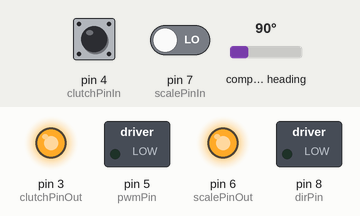
The sketch below on a simulated Arduino Uno, built with avr-gcc and run on an emulated ATmega328P. Parts: switched loads named in the sketch (green lamp = pin HIGH), output pins drawn as LEDs (lit = HIGH). The inputs (shaded band) are chosen by the test bench; at power-on: pin 4 (clutchPinIn) HIGH, pin 7 (scalePinIn) LOW, compass heading 90°. What the sketch prints to the serial monitor is not drawn.

Above: at 0.1 s.
Timing chart, 0 to 1.6 s (numbered marks = the images above):
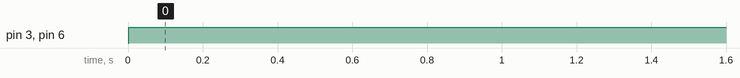

The sketch:

teleoperation_master.ino
```cpp
// ME 327 Assignment 5 Remote Teleoperation Code
// 5/27/2020 Zonghe Chua + 4/24/2022 Nathan Kau

//-------------------------
// Parameters that define what environment to render
#define BILATERAL
//#define FEEDBACK
#define RESTRICTION


// Includes
#include <math.h>
#include <AS5048A.h>

// the sensor CSn pin is connected to pin 10
AS5048A angleSensor(10);

// Pin declares
int pwmPin = 5; // PWM output pin for motor 1
int dirPin = 8; // direction output pin for motor 1
int sensorPosPin = A2; // input pin for MR sensor
int fsrPin = A3; // input pin for FSR sensor
int clutchPinOut = 3;
int clutchPinIn = 4;

int scalePinOut = 6;
int scalePinIn = 7;

// Position tracking variables
//------------------------------------------------------------------------------------------

//Leader variables
long updatedPos = 0;     // keeps track of the latest updated value of the MR sensor reading
int rawPos = 0;         // current raw reading from MR sensor
int lastRawPos = 0;     // last raw reading from MR sensor
int lastLastRawPos = 0; // last last raw reading from MR sensor
int flipNumber = 0;     // keeps track of the number of flips over the 180deg mark
int tempOffset = 0;
int rawDiff = 0;
int lastRawDiff = 0;
int rawOffset = 0;
int lastRawOffset = 0;
const int flipThresh = 15000;  // threshold to determine whether or not a flip over the 180 degree mark occurred
boolean flipped = false;
double OFFSET = 15000;
double OFFSET_NEG = 15;

boolean clutch_stat = false;
boolean clutch_stat_prev = false;
boolean scale_stat = false;
boolean scale_stat_prev = false;

// Kinematic variables
//------------------------------------------------------------------------------------------

// Leader Variables
float xh = 0;           // position of the handle [m]
float theta_s = 0;      // Angle of the sector pulley in deg
float xh_prev;          // Distance of the handle at previous time step
float xh_prev2;
float dxh;              // Velocity of the handle
float dxh_prev;
float dxh_prev_prev;
float dxh_filt;         // Filtered velocity of the handle
float dxh_filt_prev;
float dxh_filt_prev_prev;
float hold_pos = 0;
float hold_pos_prev = 0;
float scale_pos = 0;
float descale_pos = 0;
double xh_min = -0.045;
double xh_max = 0.15;
double scale_dist = 0;

// Follower variables
float f_remote = 0;
float f_remote_prev = 0;
float df_remote_prev = 0;

// Special variables for efficient transmission over serial
// We use a union so that the binary form of the integer shares the same memory space as the int form

typedef union {
 int integer;
 byte binary[2];
} binaryInt;

binaryInt xh_bin;
binaryInt f_remote_bin;

// Force output variables
// ----------------------------------------------------------------------------------------------------

// Leader Variables
float force = 0;           // force at the handle
float Tp = 0;              // torque of the motor pulley
float duty = 0;            // duty cylce (between 0 and 255)
unsigned int output = 0;    // output command to the motor

//Serial communication variables
bool sending = true; // flip the tx/rx flags
bool receiving = false;

// --------------------------------------------------------------
// Setup function -- NO NEED TO EDIT
// --------------------------------------------------------------
void setup()
{
  // Set up serial communication
  Serial.begin(115200);

  // Set PWM frequency
  setPwmFrequency(pwmPin,1);

  // Input pins
  pinMode(sensorPosPin, INPUT); // set MR sensor pin to be an input
  pinMode(fsrPin, INPUT);       // set FSR sensor pin to be an input
  pinMode(clutchPinIn,INPUT);     // set Clutch pin to be an input
  pinMode(scalePinIn,INPUT);

  // Output pins
  pinMode(pwmPin, OUTPUT);  // PWM pin for motor A
  pinMode(dirPin, OUTPUT);  // dir pin for motor A
  pinMode(clutchPinOut,OUTPUT);
  pinMode(scalePinOut,OUTPUT);

  // Initialize motor
  analogWrite(pwmPin, 0);     // set to not be spinning (0/255)
  digitalWrite(dirPin, LOW);  // set direction

  angleSensor.init();
  // Initialize position valiables
  angleSensor.getRawRotation(); // take reading in case first reading is spurious
  lastLastRawPos = angleSensor.getRawRotation(); // position from Hall Effect sensor
  lastRawPos = angleSensor.getRawRotation(); // position from Hall Effect sensor

  // initialize the values for the follower kinematics
  xh_bin.integer = 0;
  f_remote_bin.integer = 0;
}


// --------------------------------------------------------------
// Main Loop
// --------------------------------------------------------------
void loop()
{

  //*************************************************************
  //*** Section 1. Compute position in counts (do not change) ***
  //*************************************************************

  // Leader
  //-------------------------------------------------------------------------------------------------------
  // Get voltage output by MR sensor
  rawPos = int(angleSensor.getRawRotation());  //current raw position from MR sensor

  // Calculate differences between subsequent MR sensor readings
  rawDiff = rawPos - lastRawPos;          //difference btwn current raw position and last raw position
  lastRawDiff = rawPos - lastLastRawPos;  //difference btwn current raw position and last last raw position
  rawOffset = abs(rawDiff);
  lastRawOffset = abs(lastRawDiff);

  // Update position record-keeping vairables
  lastLastRawPos = lastRawPos;
  lastRawPos = rawPos;

  // Keep track of flips over 180 degrees
  if((lastRawOffset > flipThresh) && (!flipped)) { // enter this anytime the last offset is greater than the flip threshold AND it has not just flipped
    if(lastRawDiff > 0) {        // check to see which direction the drive wheel was turning
      flipNumber--;              // cw rotation
    } else {                     // if(rawDiff < 0)
      flipNumber++;              // ccw rotation
    }
    flipped = true;            // set boolean so that the next time through the loop won't trigger a flip
  } else {                        // anytime no flip has occurred
    flipped = false;
  }
  updatedPos = rawPos + flipNumber*OFFSET; // need to update pos based on what most recent offset is

  //*************************************************************
  //*** Section 2. Compute position in meters *******************
  //*************************************************************

  // ADD YOUR CODE HERE
  digitalWrite(clutchPinOut,HIGH);
  digitalWrite(scalePinOut,HIGH);
  clutch_stat = digitalRead(clutchPinIn);
  scale_stat = digitalRead(scalePinIn);
  // Define kinematic parameters you may need
  double rh = 0.09;   //[m]
  // Step B.1: print updatedPos via serial monitor
//  Serial.println(updatedPos);
  // Step B.6: double ts = ?; // Compute the angle of the sector pulley (ts) in degrees based on updatedPos
  double ts = -0.002017257801552*updatedPos -  0.126903854424927;
  // Step B.7: xh = ?;       // Compute the position of the handle (in meters) based on ts (in radians)
  xh = ts/180*M_PI*rh;

//  if (abs(xh - xh_prev) >= 0.02) {
//    xh = xh_prev;
//  }

  xh -= scale_dist;
  if (scale_stat == true) {
    if (scale_stat_prev == false){
      scale_pos = xh_prev;
    }
    xh = scale_pos - hold_pos + (xh + hold_pos - scale_pos)/2.0;
  } else if (scale_stat == false) {
    if (scale_stat_prev == true) {
      descale_pos = xh_prev;
      scale_dist += (descale_pos-scale_pos);
    }
  }
  scale_stat_prev = scale_stat;

  if (clutch_stat == false){
    if (clutch_stat_prev == true){
      hold_pos -= xh;
    }
    xh += hold_pos;
  } else if (clutch_stat == true) {
    xh = xh_prev;
    if (clutch_stat_prev == false) {
//      hold_pos_prev = hold_pos;
      hold_pos = xh_prev;
    }
  }
//  Serial.println(xh);
  clutch_stat_prev = clutch_stat;

  // Calculate velocity with loop time estimation
  dxh = (float)(xh - xh_prev) / 0.001;
  // Calculate the filtered velocity of the handle using an infinite impulse response filter
  dxh_filt = 0.9*dxh + 0.1*dxh_prev;

  // Record the position and velocity
  xh_prev2 = xh_prev;
  xh_prev = xh;

  dxh_prev_prev = dxh_prev;
  dxh_prev = dxh;

  dxh_filt_prev_prev = dxh_filt_prev;
  dxh_filt_prev = dxh_filt;

  //*************************************************************
  //** Teleop Communication. Send and receive handle positions.**
  //*************************************************************
  //--------------------------------------------------------------------------------------------------------------------
  if (sending && Serial.availableForWrite()> sizeof(int)){ //check that we have space in the serial buffer to write
    xh_bin.integer = int(xh*100000.0); // save space by using a integer representation
    Serial.write(xh_bin.binary,2); // write the integer to serial
    sending = false; // flip the tx/rx flags
    receiving = true;
    Serial.flush(); // flush the serial for good measure
  }
//   read our follower position
  if (receiving && Serial.available()> 1){ //if there is at least 2 bytes of data to read from the serial
    f_remote_prev = f_remote; // backup old follower force
    Serial.readBytes(f_remote_bin.binary,2); // read the bytes in
    f_remote = (float)f_remote_bin.integer/100000.0; // convert the integer back into a float
    if (isnan(f_remote)) //if xh_2 is corrupt, just use the old value
      f_remote = f_remote_prev;
    sending = true; // flip the tx/rx flags
    receiving = false;
    Serial.flush(); // flush the serial for good measure
  }
//  while (Serial.available()) { // If data is available to read,
//    f_remote_prev = f_remote;
//    String f_remote_string = Serial.readStringUntil('\n'); // read it and store it in val
//    f_remote_string.trim();
//    f_remote = f_remote_string.toFloat();
//    if (isnan(f_remote)) {
//      f_remote = f_remote_prev;
//    }
//    Serial.flush();
//  }

  //*************************************************************
  //*** Section 3. Assign a motor output force in Newtons *******
  //*************************************************************
  //*************************************************************
  //******************* Rendering Algorithms ********************
  //*************************************************************

#ifdef BILATERAL
//  force = f_remote;
  double kp = 40;
  double kd = 0.0;
  float df_remote = (float)(f_remote - f_remote_prev) / 0.001;
  float df_remote_filt = 0.8*df_remote + 0.2*df_remote_prev;
  force = kp*(f_remote-xh)*(xh > f_remote)+kd*(df_remote_filt-dxh_filt);
  df_remote_prev = df_remote_filt;
#endif

//#ifdef FEEDBACK
//  force = -f_remote*200+3;
//#endif

#ifdef RESTRICTION
  if (xh >= xh_max) {
    force += -500*(xh-xh_max);
  } else if (xh <= xh_min) {
    force += -500*(xh-xh_min);
  } else {
  force += 0;
  }
#endif

  //*************************************************************
  //*** Section 3. Assign a motor output force in Newtons *******
  //*************************************************************

  // ADD YOUR CODE HERE (Use your code from Assignment 4)
  // Define kinematic parameters you may need
  double rp = 0.005;   //[m]
  double rs = 0.074;   //[m]
  // Step C.1: force = ?; // You can  generate a force by assigning this to a constant number (in Newtons) or use a haptic rendering / virtual environment
  // Step C.2: Tp = ?;    // Compute the require motor pulley torque (Tp) to generate that force using kinematics
  Tp = force*rh/rs*rp;
//  Serial.println(force);

  //*************************************************************
  //*** Section 4. Force output (do not change) *****************
  //*************************************************************

  // Leader
  //------------------------------------------------------------------------------
  // Determine correct direction for motor torque
  if(force < 0) {
    digitalWrite(dirPin, HIGH);
  } else {
    digitalWrite(dirPin, LOW);
  }

  // Compute the duty cycle required to generate Tp (torque at the motor pulley)
  duty = sqrt(abs(Tp)/0.03);

  // Make sure the duty cycle is between 0 and 100%
  if (duty > 1) {
    duty = 1;
  } else if (duty < 0) {
    duty = 0;
  }
  output = (int)(duty* 255);   // convert duty cycle to output signal
  analogWrite(pwmPin,output);  // output the signal

}

// --------------------------------------------------------------
// Function to set PWM Freq -- DO NOT EDIT
// --------------------------------------------------------------
void setPwmFrequency(int pin, int divisor) {
  byte mode;
  if(pin == 5 || pin == 6 || pin == 9 || pin == 10) {
    switch(divisor) {
      case 1: mode = 0x01; break;
      case 8: mode = 0x02; break;
      case 64: mode = 0x03; break;
      case 256: mode = 0x04; break;
      case 1024: mode = 0x05; break;
      default: return;
    }
    if(pin == 5 || pin == 6) {
      TCCR0B = TCCR0B & 0b11111000 | mode;
    } else {
      TCCR1B = TCCR1B & 0b11111000 | mode;
    }
  } else if(pin == 3 || pin == 11) {
    switch(divisor) {
      case 1: mode = 0x01; break;
      case 8: mode = 0x02; break;
      case 32: mode = 0x03; break;
      case 64: mode = 0x04; break;
      case 128: mode = 0x05; break;
      case 256: mode = 0x06; break;
      case 1024: mode = 0x7; break;
      default: return;
    }
    TCCR2B = TCCR2B & 0b11111000 | mode;
  }
}
```

Measured:
- by itself, pin 3 (clutchPinOut), pin 6 (scalePinOut): LOW → HIGH at 0.00 s
